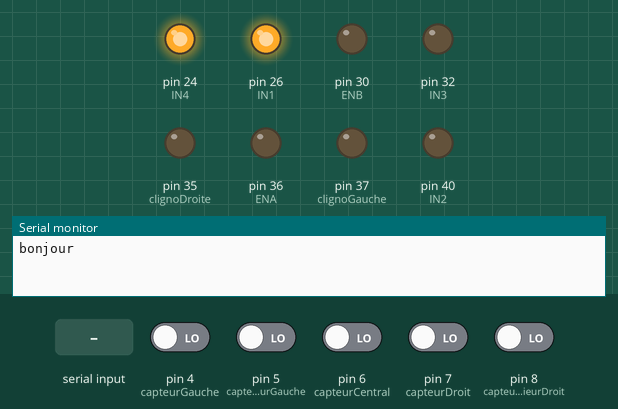
Simulated run of this sketch. Board: Arduino Mega 2560, built with avr-gcc and run on an emulated ATmega2560. Parts: output pins drawn as LEDs (lit = HIGH), the last lines printed to the serial monitor. Dashed ring = blinking. Inputs (shaded band) come from the test bench; at power-on: pin 4 (capteurGauche), pin 5 (capteurExterieurGauche), pin 6 (capteurCentral), pin 7 (capteurDroit), pin 8 (capteurExterieurDroit) LOW.

Above: at 1.2 s.
1.3 s: "a" received over the second serial link
At 2.4 s:
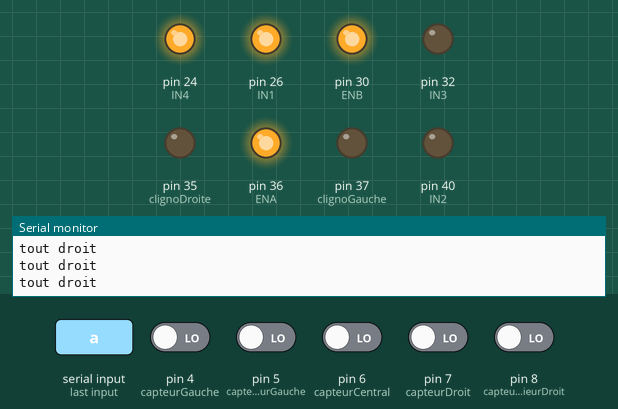
3.0 s: pin 5 (capteurExterieurGauche) driven HIGH
At 3.7 s:
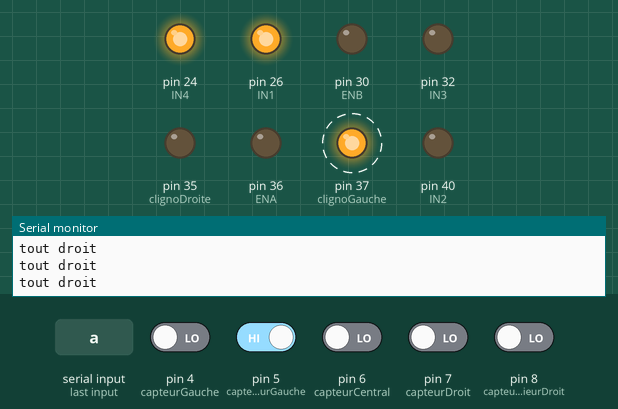
6.0 s: pin 4 (capteurGauche) driven HIGH
9.0 s: pin 5 (capteurExterieurGauche) driven LOW
At 9.6 s:
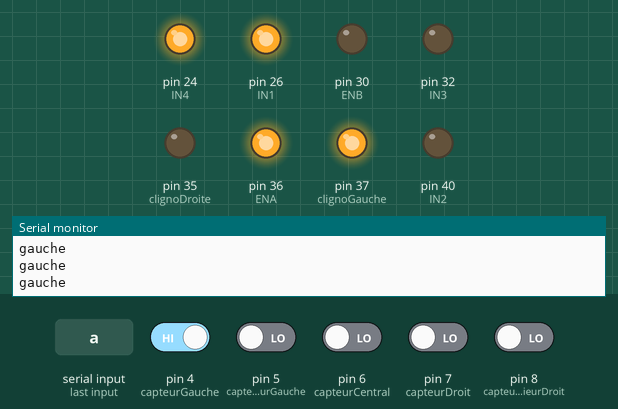
10.6 s: pin 8 (capteurExterieurDroit) driven HIGH
At 10.75 s:
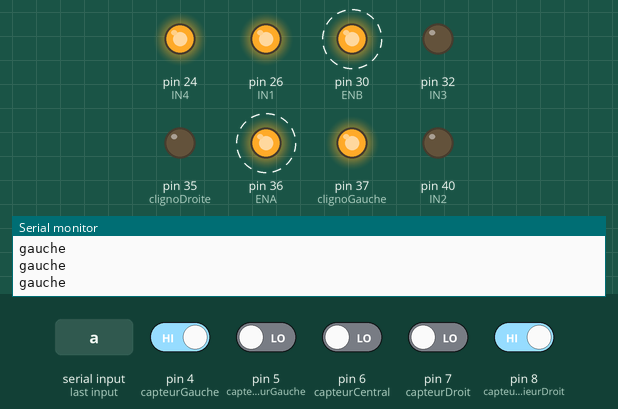
13.6 s: pin 8 (capteurExterieurDroit) driven LOW
At 14.2 s:
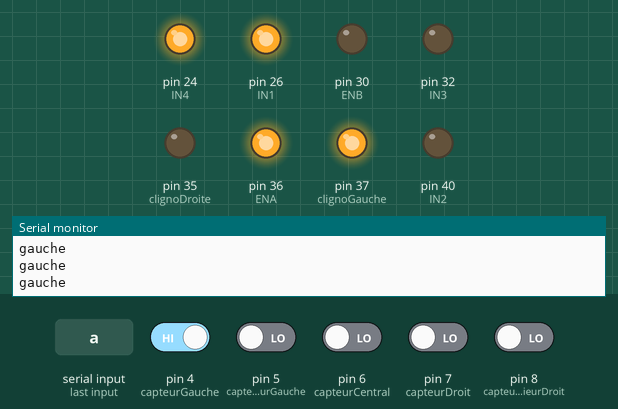
Timing chart, 0 to 16.1 s (numbered marks = the images above; inputs shaded):
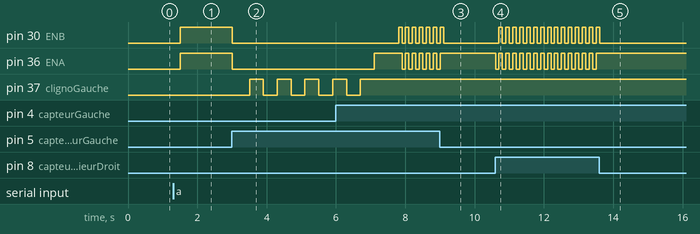

Measured:
- after the input at 1.3 s, pin 30 (ENB), pin 36 (ENA): LOW → HIGH after 0.20 s
- after the input at 3.0 s, pin 30 (ENB), pin 36 (ENA): HIGH → LOW at once; pin 37 (clignoGauche): alternates HIGH for 0.40 s and LOW for 0.40 s, starting after 0.51 s
- after the input at 9.0 s, pin 30 (ENB): goes on until 9.1 s, then stays LOW; pin 36 (ENA): goes on until 9.0 s, then stays HIGH
- after the input at 10.6 s, pin 30 (ENB): alternates HIGH for 0.10 s and LOW for 0.10 s, starting after 0.10 s; pin 36 (ENA): alternates HIGH for 0.10 s and LOW for 0.10 s, starting at once
- after the input at 13.6 s, pin 30 (ENB): goes on until 13.6 s, then stays LOW; pin 36 (ENA): stops changing and stays HIGH

The sketch:

codefnal.ino
```cpp
//clignotant
const int clignoGauche = 37;
const int clignoDroite = 35;
int i = 0;
int x = 0;

// bluetooth
char r = 's';
int c = 0;
int v = 0;

// capteurs ultrasons
#include <NewPing.h>
const int trig = 13;
const int echo = 12;
float lecture_echo = 0;
float distance = 0;

// moteurs
//moteur A
const int ENA=36;
const int IN1=26;
const int IN2=40;

//moteur B
const int ENB=30;
const int IN3=32;
const int IN4=24;

// capteurs de lignes
const int capteurExterieurGauche = 5;
const int capteurDroit = 7;
const int capteurGauche = 4;
const int capteurExterieurDroit = 8;
const int capteurCentral = 6;

void setup() {
  // put your setup code here, to run once:
  Serial.begin(9600);
  Serial1.begin(9600);
  Serial.println("bonjour");

  //configurer les capteurs de ligne en entrées
  pinMode(capteurExterieurGauche, INPUT);
  pinMode(capteurGauche, INPUT);
  pinMode(capteurCentral, INPUT);
  pinMode(capteurDroit, INPUT);
  pinMode(capteurExterieurDroit, INPUT);

  // configurer les broches reliées aux moteurs comme sortie
  pinMode(ENA,OUTPUT);
  pinMode(ENB,OUTPUT);
  pinMode(IN1,OUTPUT);
  pinMode(IN2,OUTPUT);
  pinMode(IN3,OUTPUT);
  pinMode(IN4,OUTPUT);

  //parametrage du moteur A
  digitalWrite(IN2,LOW);
  digitalWrite(IN1,HIGH);

  //parametrage du moteur B
  digitalWrite(IN4,HIGH);
  digitalWrite(IN3,LOW);

  //moteur éteind
  digitalWrite(ENA,LOW); //moteur A off
  digitalWrite(ENB,LOW); //moteur B off


  //initialisation des clignos
  pinMode(clignoGauche, OUTPUT);
  pinMode(clignoDroite, OUTPUT);


}

void loop() {
  // put your main code here, to run repeatedly:

  //bluetooth
  if (Serial1.available()){
    r = Serial1.read();
    Serial.println(r);
  }

  // traduction de l'information envoyé via bluetooth en direction à suivre
  if (r == 'a'){
    c = 1;}

  if (r == 'b'){
    c = 2;}

  if (r == 'c'){
    c = 3;}

  if (r == 'd'){
    c = 4;}

  if (r == 'e'){
    c = 5;}

  delay(100);

  while (r != 's'){

      if (digitalRead(capteurDroit) == 1 && digitalRead(capteurGauche) == 1 && digitalRead(capteurCentral) == 1){
          analogWrite(ENA, 0);
          analogWrite(ENB, 0);
          while(1);
      }

      if (digitalRead(capteurDroit) == 0 && digitalRead(capteurGauche) == 0){
          analogWrite(ENA, 130);
          analogWrite(ENB, 130);
          Serial.println("tout droit");
      }

      if (digitalRead(capteurDroit) == 1 && digitalRead(capteurGauche) == 0){
          analogWrite(ENA, 0);
          analogWrite(ENB, 130);
          Serial.println("droite");
      }

      if (digitalRead(capteurDroit) == 0 && digitalRead(capteurGauche) == 1){
          analogWrite(ENA, 130);
          analogWrite(ENB, 0);
          Serial.println("gauche");
      }

      if (digitalRead(capteurExterieurGauche) == 1 && digitalRead(capteurCentral) == 0){
        analogWrite(ENA, 0);
        analogWrite(ENB, 0);
        delay(100);
        v++;
        if (c==v){
          while (i<5){
            digitalWrite(clignoGauche, LOW);
            delay(400);
            digitalWrite(clignoGauche, HIGH);
            delay(400);
            i++;
            }
            digitalWrite(clignoGauche, HIGH);
            i=0;
            analogWrite(ENA, 130);
            analogWrite(ENB, 0);
            delay(700);
          }
          analogWrite(ENA, 130);
          analogWrite(ENB, 130);
          delay(100);
        }

      if (digitalRead(capteurExterieurDroit) == 1 && digitalRead(capteurCentral) == 0){
        analogWrite(ENA, 0);
        analogWrite(ENB, 0);
        delay(100);
        v++;
        if (c==v){
          while (i<5){
            digitalWrite(clignoDroite, LOW);
            delay(400);
            digitalWrite(clignoDroite, HIGH);
            delay(400);
            i++;
            }
            digitalWrite(clignoGauche, HIGH);
            i=0;
            analogWrite(ENA, 0);
            analogWrite(ENB, 130);
            delay(700);
          }
          analogWrite(ENA, 130);
          analogWrite(ENB, 130);
          delay(100);
        }

  }
}
```
